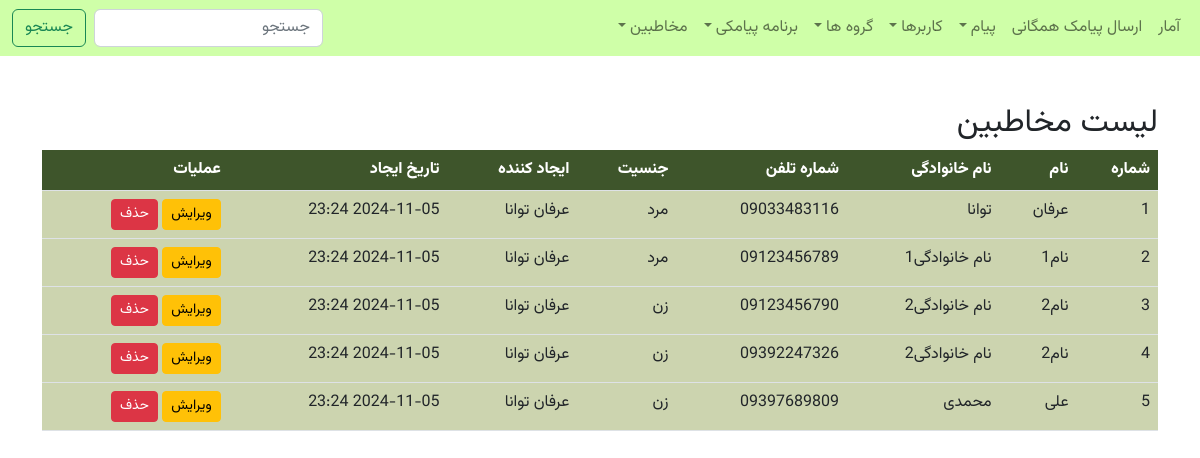
Screenshot of /contacts/contact_list/ (signed in) with the database file from the repository.
### contacts/models.py (models this page shows, shortened)
class Contact(models.Model):
    GENDER_CHOICES = [
        ('مرد', 'مرد'),
        ('زن', 'زن'),
    ]
    first_name = models.CharField(max_length=150, verbose_name="نام")
    last_name = models.CharField(max_length=150, verbose_name="نام خانوادگی")
    phone_number = models.CharField(max_length=15, verbose_name="شماره تلفن همراه")
    gender = models.CharField(max_length=6, choices=GENDER_CHOICES, verbose_name="جنسیت")
    created_by = models.ForeignKey(User, on_delete=models.SET_NULL, null=True, verbose_name="کاربر ایجاد کننده")
    groups = models.ManyToManyField(Group, verbose_name="گروه‌ها", related_name="contacts")
    organization = models.ForeignKey(Organization, on_delete=models.CASCADE, verbose_name="سازمان",
                                     related_name="contacts")
    created_at = models.DateTimeField(default=timezone.now, verbose_name="تاریخ ایجاد")
    class Meta:
        verbose_name = 'مخاطب'
        verbose_name_plural = 'مخاطبین'

### accounts/models.py (models this page shows, shortened)
class User(AbstractBaseUser, PermissionsMixin):
    phone_number = models.CharField(max_length=15, unique=True, default='', verbose_name="phone number")
    username = None  # Remove the username field as it's not needed
    email = None  # Remove the email field as it's not used
    id = models.UUIDField(primary_key=True, default=uuid.uuid4, editable=False)
    first_name = models.CharField("first name", max_length=150, blank=True)  # User's first name
    last_name = models.CharField("last name", max_length=150, blank=True)  # User's last name
    gender = models.CharField(max_length=10, default='مرد', choices=[('مرد', 'مرد'), ('زن', 'زن')], blank=True,
                              verbose_name="جنسیت")  # Gender field
    is_staff = models.BooleanField("staff status", default=False,
                                   help_text="Designates whether the user can log into this admin site.")
    is_active = models.BooleanField("active", default=True,
                                    help_text="Designates whether this user should be treated as active.")
    date_joined = models.DateTimeField("date joined", default=timezone.now)
    organization = models.ForeignKey('organizations.Organization', on_delete=models.SET_NULL, null=True, blank=True,
                                     verbose_name="سازمان")
    groups = models.ManyToManyField("organizations.Group", verbose_name="گروه‌ها", related_name="users",
                                    blank=True)  # ارتباط با گروه‌ها
    can_access_messages = models.BooleanField("access to messages", default=False,
                                              help_text="Designates whether this user has access to messages.")
    can_access_users = models.BooleanField("access to users", default=False,
                                           help_text="Designates whether this user has access to manage users.")
    can_access_groups = models.BooleanField("access to groups", default=False,
                                            help_text="Designates whether this user has access to manage groups.")
    can_access_sms_program = models.BooleanField("access to SMS program", default=False,
                                                 help_text="Designates whether this user has access to SMS program.")
    can_access_contacts = models.BooleanField("access to contacts", default=False,
                                              help_text="Designates whether this user has access to manage contacts.")
    can_send_bulk_sms = models.BooleanField("send bulk SMS", default=False,
                                            help_text="Designates whether this user can send bulk SMS messages.")
    can_add_contacts = models.BooleanField(
        "add contacts through app",
        default=False,
        help_text="Designates whether this user can add contacts through the app."
    )
    USERNAME_FIELD = 'phone_number'  # Set phone_number as the unique identifier for authentication
    objects = CustomUserManager()  # Assign the custom user manager
    class Meta:
        verbose_name = 'کاربر'
        verbose_name_plural = 'کاربرها'

### contacts/views.py (the view, shortened to what this page needs)
# urls.py: path('contact_list/', ContactListView.as_view(), name='contact_list'),
class ContactListView(ContactAccessRequiredMixin, View):
    def get(self, request):
        if not request.user.is_authenticated:
            return redirect('login')  # کاربر باید وارد شود
        search_query = request.GET.get('search', '')
        contacts = Contact.objects.filter(organization=request.user.organization)
        return render(request, 'contacts/contact_list.html', {'contacts': contacts, 'search_query': search_query})

### contacts/mixins.py (called while the page is built)
    @method_decorator(login_required)
    def dispatch(self, request, *args, **kwargs):
        if not request.user.can_access_contacts:
            raise PermissionDenied("شما مجاز به دسترسی به این صفحه نیستید.")
        return super().dispatch(request, *args, **kwargs)

### contacts/templates/contacts/contact_list.html (shortened to what this page needs)
{% extends 'base.html' %}
{% load static %}
{% block content %}
    <div class="container mt-5">
        <h2>لیست مخاطبین</h2>
        <table class="table" style="border-collapse: collapse; width: 100%;">
            <thead>
            <tr style="background-color: #3e552b; color: white;">
                <th>شماره</th>
                <th>نام</th>
                <th>نام خانوادگی</th>
                <th>شماره تلفن</th>
                <th>جنسیت</th>
                <th>ایجاد کننده</th>
                <th>تاریخ ایجاد</th>
                <th>عملیات</th>
            </tr>
            </thead>
            <tbody>
            {% for contact in contacts %}
                <tr style="background-color: #ccd4af;">
                    <td>{{ forloop.counter }}</td>
                    <td>{{ contact.first_name }}</td>
                    <td>{{ contact.last_name }}</td>
                    <td>{{ contact.phone_number }}</td>
                    <td>{{ contact.gender }}</td>
                    <td>{{ contact.created_by.first_name }} {{ contact.created_by.last_name }}</td>
                    <td>{{ contact.created_at|date:"Y-m-d H:i" }}</td>
                    <td>
                        <a href="{% url 'edit_contact' contact.id %}" class="btn btn-sm btn-warning">ویرایش</a>
                        <button class="btn btn-sm btn-danger" onclick="confirmDelete({{ contact.id }})">حذف</button>
                    </td>
                </tr>
            {% empty %}
                <tr>
                    <td colspan="8" class="text-center">مخاطبی یافت نشد.</td>
                </tr>
            {% endfor %}
            </tbody>
        </table>
    </div>
{% endblock %}

### static/css/style.css (style rules this page uses)
body { margin: 0; font-family: vazir, sans-serif; }

### rows the page displays
Contact: first_name "عرفان", last_name "توانا", phone_number "09033483116", gender "مرد", created_by.first_name "عرفان", created_by.last_name "توانا", created_at "2024-11-05 23:24"
Contact: first_name "نام1", last_name "نام خانوادگی1", phone_number "09123456789", gender "مرد", created_by.first_name "عرفان", created_by.last_name "توانا", created_at "2024-11-05 23:24"
Contact: first_name "نام2", last_name "نام خانوادگی2", phone_number "09123456790", gender "زن", created_by.first_name "عرفان", created_by.last_name "توانا", created_at "2024-11-05 23:24"
Contact: first_name "نام2", last_name "نام خانوادگی2", phone_number "09392247326", gender "زن", created_by.first_name "عرفان", created_by.last_name "توانا", created_at "2024-11-05 23:24"
Contact: first_name "علی", last_name "محمدی", phone_number "09397689809", gender "زن", created_by.first_name "عرفان", created_by.last_name "توانا", created_at "2024-11-05 23:24"
